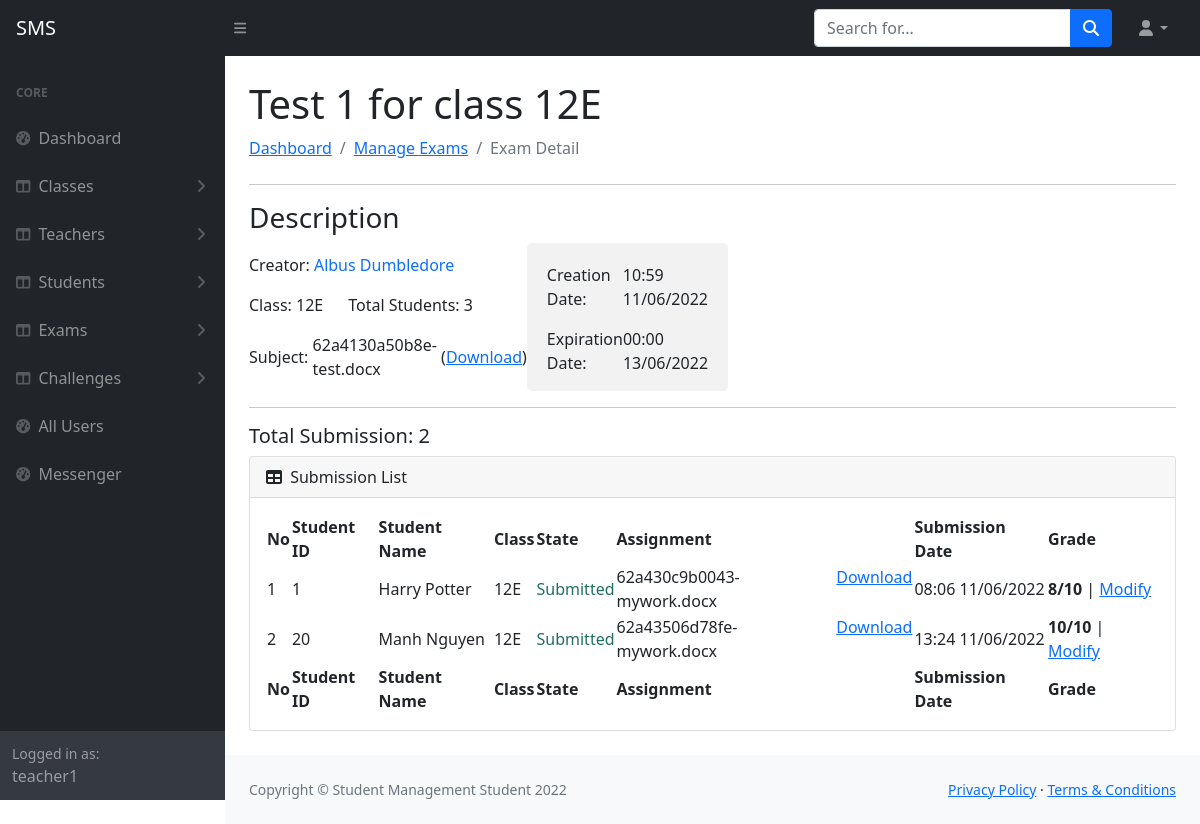
/exam-detail.php?examid=2 (signed in), run on the app's committed database.
### tables this page shows
CREATE TABLE `Exams` (
  `exam_id` int(6) UNSIGNED NOT NULL,
  `exam_title` varchar(100) NOT NULL,
  `exam_class` varchar(20) NOT NULL,
  `exam_subject` blob NOT NULL,
  `exam_creator_id` int(6) UNSIGNED NOT NULL,
  `exam_creation_date` datetime DEFAULT current_timestamp(),
  `exam_expiration_date` datetime NOT NULL,
  `exam_participant_list_id` int(6) UNSIGNED DEFAULT NULL
);

CREATE TABLE `Users` (
  `user_id` int(6) UNSIGNED NOT NULL,
  `user_firstname` varchar(20) NOT NULL,
  `user_lastname` varchar(20) NOT NULL,
  `user_email` varchar(50) NOT NULL,
  `user_phone_number` varchar(20) NOT NULL,
  `user_class` varchar(10) DEFAULT NULL,
  `user_gender` varchar(10) DEFAULT NULL,
  `user_date_of_birth` datetime DEFAULT NULL,
  `user_photo` varchar(100) DEFAULT NULL,
  `user_account` varchar(30) NOT NULL,
  `user_password` varchar(100) NOT NULL,
  `user_position` varchar(10) NOT NULL,
  `user_start_date` datetime DEFAULT current_timestamp()
);

CREATE TABLE `ParticipantList` (
  `list_id` int(6) UNSIGNED DEFAULT NULL,
  `participant_id` int(6) UNSIGNED DEFAULT NULL,
  `participant_score` int(6) UNSIGNED DEFAULT NULL,
  `participant_submit_date` datetime DEFAULT NULL,
  `exam_submission` varchar(255) DEFAULT NULL,
  `challenge_submission` varchar(255) DEFAULT NULL
);

### exam-detail.php (the view, shortened to what the rows shown need)
<?php
    include 'config.php';
    try {
        $conn = new PDO("mysql:host=$db_servername;port=$db_port;dbname=$db_name", $db_username, $db_password, array(PDO::MYSQL_ATTR_INIT_COMMAND => 'SET NAMES utf8'));
        $conn->setAttribute(PDO::ATTR_ERRMODE, PDO::ERRMODE_EXCEPTION);
    } catch(PDOException $e) {
        $conn->rollback();
        echo "Error: " . $e->getMessage();
        header('Location: 500.html', true, 301);
    }
    if (isset($_GET['examid']) or isset($_SESSION['examid-from-exam-detail'])) {
        $form_exam_id = $_GET['examid'];
        $stmt = $conn->prepare("SELECT * FROM Exams WHERE exam_id=:exam_id;");
        $stmt->bindParam(':exam_id', $form_exam_id);
        $stmt->execute();
        $exam = $stmt->fetch(PDO::FETCH_ASSOC);
        $show_exam_id = $form_exam_id;
        $show_exam_title = $exam['exam_title'];
        $show_exam_class = $exam['exam_class'];
        $show_exam_subject = $exam['exam_subject'];
        $show_exam_creator_id = $exam['exam_creator_id'];
        $stmt = $conn->prepare("SELECT * FROM Users WHERE user_id=:user_id;");
        $stmt->bindParam(':user_id', $show_exam_creator_id);
        $stmt->execute();
        $result = $stmt->fetch(PDO::FETCH_ASSOC);
        $show_exam_creator_name = $result['user_firstname'] . " " . $result['user_lastname'];
        $show_exam_creator_username = $result['user_account'];
        $show_exam_creation_date = $exam['exam_creation_date'];
        $show_exam_creation_date = date_create($show_exam_creation_date);
        $show_exam_creation_date = date_format($show_exam_creation_date, "H:i d/m/Y");
        $show_exam_expiration_date = $exam['exam_expiration_date'];
        $show_exam_expiration_date = date_create($show_exam_expiration_date);
        $show_exam_expiration_date = date_format($show_exam_expiration_date, "H:i d/m/Y");
        $stmt = $conn->prepare("SELECT * FROM Users WHERE user_class=:user_class AND user_position='Student';");
        $stmt->bindParam(':user_class', $show_exam_class);
        $stmt->execute();
        $result = $stmt->fetchAll();
        $total_nb_of_students = count($result);
    }
?>
<!DOCTYPE html>
<html lang="en">
    <head>
        <link href="https://cdn.jsdelivr.net/npm/simple-datatables@latest/dist/style.css" rel="stylesheet" />
        <link href="css/styles2.css" rel="stylesheet" />
    </head>
    <body class="sb-nav-fixed">
        <div id="layoutSidenav">
        <?php include 'admin-panel-sidebar.php' ?>
            <div id="layoutSidenav_content">
                <main>
                    <div class="container-fluid px-4">
                        <h1 class="mt-4"><?php echo "$show_exam_title"; ?></h1>
                        <ol class="breadcrumb mb-4">
                            <li class="breadcrumb-item"><a href="admin-panel.php">Dashboard</a></li>
                            <li class="breadcrumb-item"><a href="manage-exams.php">Manage Exams</a></li>
                            <li class="breadcrumb-item active">Exam Detail</li>
                        </ol>
                        <hr>
                        <h3>Description</h3>
                        <div class="d-flex justify-content-between align-items-center" style="width: 50%;">
                            <div>
                                <div class="d-flex align-items-center">
                                    <p><a href="user-profile.php?username=<?php echo "$show_exam_creator_username"; ?>" style="text-decoration: none;"><?php echo "$show_exam_creator_name"; ?></a></p>
                                </div>
                                <div class="d-flex align-items-center">
                                    <p>Class:&nbsp</p>
                                    <p><?php echo "$show_exam_class"; ?></p>
                                    <p>Total Students:&nbsp</p>
                                    <p><?php echo "$total_nb_of_students"; ?></p>
                                </div>
                                <div class="d-flex align-items-center">
                                    <p style="margin-bottom: 0;">
                                        <p style="margin-bottom: 0;"><?php echo "$show_exam_subject"; ?></p>
                                        &nbsp(<a href="download.php?path=exams/<?php echo "$show_exam_subject"; ?>">Download</a>)
                                    </p>
                                </div>
                            </div>
                            <div style="border-radius: 5px; background-color: #f2f2f2; padding: 20px;">
                                <div class="d-flex align-items-center;">
                                    <p>Creation Date:&nbsp&nbsp</p>
                                    <p><?php echo "$show_exam_creation_date"; ?></p>
                                </div>
                                <div class="d-flex align-items-center" style="margin-bottom: -20px;">
                                    <p>Expiration Date:&nbsp&nbsp</p>
                                    <p><?php echo "$show_exam_expiration_date"; ?></p>
                                </div>
                            </div>
                        </div>
                        <hr>
                        <?php
                            $stmt = $conn->prepare("SELECT * FROM Exams WHERE exam_id=:exam_id;");
                            $stmt->bindParam(':exam_id', $form_exam_id);
                            $stmt->execute();
                            $result = $stmt->fetch(PDO::FETCH_ASSOC);
                            $exam_list_id = $result['exam_participant_list_id'];
                            $stmt = $conn->prepare("SELECT * FROM ParticipantList WHERE list_id=:list_id AND exam_submission IS NOT NULL;");
                            $stmt->bindParam(':list_id', $exam_list_id);
                            $stmt->execute();
                            $results = $stmt->fetchAll();
                            $nb_submission = count($results);
                            echo "<h5>Total Submission: $nb_submission</h5>";
                        ?>
                        <div class="card mb-4">
                            <div class="card-header">
                            </div>
                            <div class="card-body">
                                <table id="datatablesSimple"  class="hover stripe row-border" style="width:100%">
                                    <thead>
                                        <tr>
                                            <th>No</th>
                                            <th>Student ID</th>
                                            <th>Student Name</th>
                                            <th>Class</th>
                                            <th>State</th>
                                            <th>Assignment</th>
                                            <th>Submission Date</th>
                                            <th>Grade</th>
                                        </tr>
                                    </thead>
                                    <tfoot>
                                        <tr>
                                            <th>No</th>
                                            <th>Student ID</th>
                                            <th>Student Name</th>
                                            <th>Class</th>
                                            <th>State</th>
                                            <th>Assignment</th>
                                            <th>Submission Date</th>
                                            <th>Grade</th>
                                        </tr>
                                    </tfoot>
                                    <tbody>
                                        <?php
                                            $count = 1;
                                            foreach ($results as $result) {
                                                $exam_participant_id = $result['participant_id'];
                                                $stmt = $conn->prepare("SELECT * FROM Users WHERE user_id=:user_id;");
                                                $stmt->bindParam(':user_id', $exam_participant_id);
                                                $stmt->execute();
                                                $student = $stmt->fetch(PDO::FETCH_ASSOC);
                                                $exam_student_name = $student['user_firstname'] . " " . $student['user_lastname'];
                                                $exam_student_class = $student['user_class'];
                                                if ($result['participant_submit_date'] != "") {
                                                    echo "
                                                        <tr>
                                                            <td>$count</td>
                                                            <td>$exam_participant_id</td>
                                                            <td>$exam_student_name</td>
                                                            <td>$exam_student_class</td>
                                                    ";
                                                }
                                                $stmt = $conn->prepare("SELECT * FROM Exams WHERE exam_participant_list_id=:exam_participant_list_id;");
                                                $stmt->bindParam(':exam_participant_list_id', $exam_list_id);
                                                $stmt->execute();
                                                $exam = $stmt->fetch(PDO::FETCH_ASSOC);
                                                if ($result['participant_submit_date'] != "" and $result['participant_submit_date'] < $exam['exam_expiration_date']) {
                                                    echo "<td style='color: #226f61;'>Submitted</td>";
                                                } else if ($result['participant_submit_date'] != "") {
                                                    echo "
                                                            <td style='color: red;'>Late Submitted</td>
                                                    ";
                                                } else {
                                                    echo "
                                                            <td style='color: #c0c0c0;'>Not Submitted</td>
                                                    ";
                                                }
                                                if ($result['participant_submit_date'] != "") {
                                                    $student_submit_file = $result['exam_submission'];
                                                    echo "
                                                            <td class='d-flex justify-content-between'>
                                                                <p style='margin-bottom: 0px;'>$student_submit_file</p>
                                                                <a href='download.php?path=submission/$student_submit_file'>Download</a>
                                                            </td>
                                                    ";
                                                } else {
                                                    echo "
                                                            <td></td>
                                                    ";
                                                }
                                                $show_exam_submit_date = date_create($result['participant_submit_date']);
                                                $show_exam_submit_date = date_format($show_exam_submit_date, "H:i d/m/Y");
                                                if ($result['participant_submit_date'] != "" and $result['participant_submit_date'] < $exam['exam_expiration_date']) {
                                                    echo "
                                                        <td>$show_exam_submit_date</td>
                                                    ";
                                                } else if ($result['participant_submit_date'] != "") {
                                                    echo "
                                                        <td style='color: red;'>$show_exam_submit_date</td>
                                                    ";
                                                } else {
                                                    echo "<td></td>";
                                                }
                                                $mark_form_appear = $_GET['markformappear'];
                                                $form_number = $_GET['formnumber'];
                                                if ($mark_form_appear == true and $form_number == $count) {
                                                    $tmp = $_SERVER['PHP_SELF'];
                                                    echo "
                                                        <td>
                                                            <form action='$tmp' method='POST'>
                                                                <input type='text' name='marknumber' style='border: 1px solid #ccc; border-radius: 4px; width: 20%;'>
                                                                <input type='hidden' value='$exam_list_id' name='examlistid'>
                                                                <input type='hidden' value='$exam_participant_id' name='examparticipantid'>
                                                                <input type='submit' name = 'mark' value='Save'>
                                                            </form>
                                                        </td>
                                                    ";
                                                } else if ($result['participant_submit_date'] != "") {
                                                    $exam_student_score = $result['participant_score'];
                                                    echo "
                                                        <td>
                                                            <b>$exam_student_score/10</b>
                                                            |
                                                            <a href='?examid=$show_exam_id&markformappear=true&formnumber=$count'>Modify</a>
                                                        </td>
                                                    ";
                                                } else {
                                                    echo "
                                                        <td></td>
                                                    ";
                                                }
                                                $count += 1;
                                            }
                                        ?>
                                    </tbody>
                                </table>
                            </div>
                        </div>
                    </div>
                </main>
            </div>
        </div>
    </body>
</html>

### data on the page
exams: exam_title "Test 1 for class 12E", exam_class "12E", exam_subject "62a4130a50b8e-test.docx", exam_creation_date "10:59 11/06/2022", exam_expiration_date "00:00 13/06/2022"
users: show_exam_creator_name "Albus Dumbledore"
participantlist: participant "1", users.user_firstname+user_lastname "Harry Potter", users.user_class "12E", shows "Submitted", exam_submission "62a430c9b0043-mywork.docx", participant_submit_date "08:06 11/06/2022", participant_score "8"
participantlist: participant "20", users.user_firstname+user_lastname "Manh Nguyen", users.user_class "12E", shows "Submitted", exam_submission "62a43506d78fe-mywork.docx", participant_submit_date "13:24 11/06/2022", participant_score "10"

### other printed values
$user_username "teacher1"
$total_nb_of_students "3"
$nb_submission "2"
